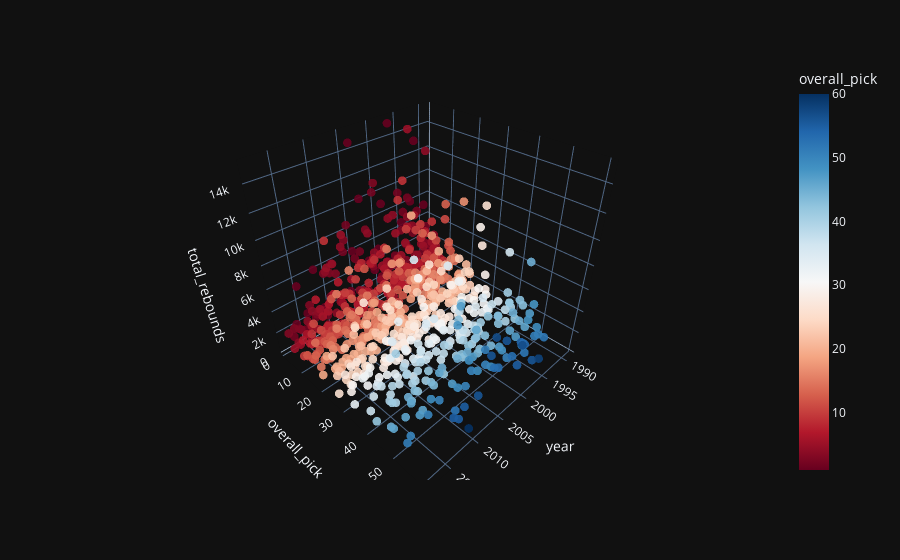

Notebook code for this chart:
### Code cell
df = df[df["games"] > 245] #Ensure players have played 3 seasons worth of games

fig = px.scatter_3d(df, x = "year", y = "overall_pick" , z = "total_rebounds",
                    opacity = 0.9, hover_data = ["player"],
                    color = "overall_pick", color_continuous_scale = "RdBu")

fig.update_traces(marker = dict(size = 3)) #make markers smaller
fig.update_layout(template="plotly_dark")

fig.show()

#Again there is less correlation here, with more lower drafts picks amounting to high total rebounds

### Figure 1 — Plotly figure (JSON) as saved in the notebook; plotly's stock layout.template omitted (floating-point values rounded to 4 significant figures; data arrays with more than 128 entries replaced by an {"elided": "..."} marker saying what was removed)
{"data": [{"customdata": {"elided": "817x1 str values"}, "hovertemplate": "year=%{x}<br>overall_pick=%{marker.color}<br>total_rebounds=%{z}<br>player=%{customdata[0]}<extra></extra>", "legendgroup": "", "marker": {"color": {"elided": "817 int values"}, "coloraxis": "coloraxis", "opacity": 0.9, "size": 3, "symbol": "circle"}, "mode": "markers", "name": "", "scene": "scene", "showlegend": false, "type": "scatter3d", "x": {"elided": "817 int values"}, "y": {"elided": "817 int values"}, "z": {"elided": "817 int values"}}], "layout": {"coloraxis": {"colorbar": {"title": {"text": "overall_pick"}}, "colorscale": [[0, "rgb(103,0,31)"], [0.1, "rgb(178,24,43)"], [0.2, "rgb(214,96,77)"], [0.3, "rgb(244,165,130)"], [0.4, "rgb(253,219,199)"], [0.5, "rgb(247,247,247)"], [0.6, "rgb(209,229,240)"], [0.7, "rgb(146,197,222)"], [0.8, "rgb(67,147,195)"], [0.9, "rgb(33,102,172)"], [1, "rgb(5,48,97)"]]}, "legend": {"tracegroupgap": 0}, "margin": {"t": 60}, "scene": {"domain": {"x": [0, 1], "y": [0, 1]}, "xaxis": {"title": {"text": "year"}}, "yaxis": {"title": {"text": "overall_pick"}}, "zaxis": {"title": {"text": "total_rebounds"}}}}}
